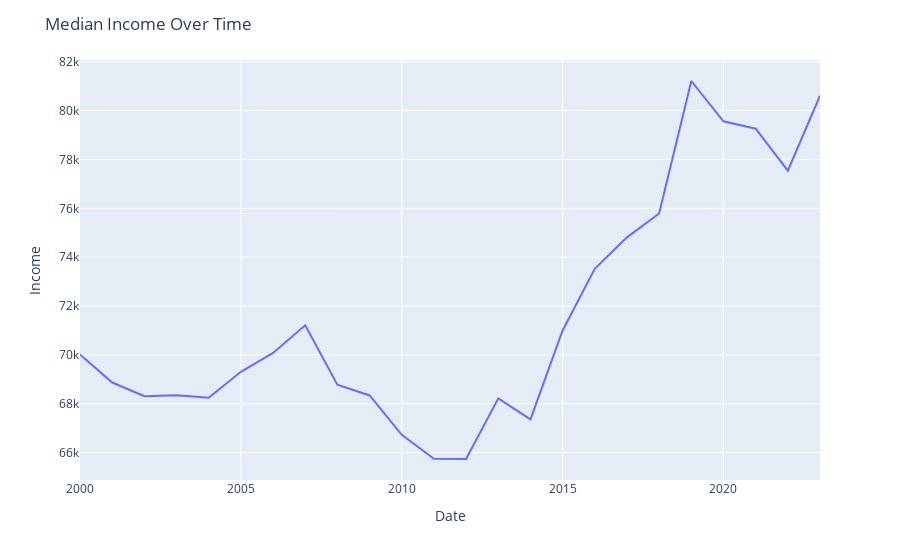

The notebook cell saved with this chart:
### Code cell
plot = px.line(current_income_data, x="date", y="income")
plot.update_layout(
    title="Median Income Over Time",
    xaxis_title="Date",
    yaxis_title="Income",
    )
plot.show()

### Figure 1 — Plotly figure (JSON) as saved in the notebook; plotly's stock layout.template omitted (floating-point values rounded to 4 significant figures)
{"data": [{"hovertemplate": "date=%{x}<br>income=%{y}<extra></extra>", "legendgroup": "", "line": {"color": "#636efa", "dash": "solid"}, "marker": {"symbol": "circle"}, "mode": "lines", "name": "", "orientation": "v", "showlegend": false, "type": "scatter", "x": ["2000-01-01T00:00:00", "2001-01-01T00:00:00", "2002-01-01T00:00:00", "2003-01-01T00:00:00", "2004-01-01T00:00:00", "2005-01-01T00:00:00", "2006-01-01T00:00:00", "2007-01-01T00:00:00", "2008-01-01T00:00:00", "2009-01-01T00:00:00", "2010-01-01T00:00:00", "2011-01-01T00:00:00", "2012-01-01T00:00:00", "2013-01-01T00:00:00", "2014-01-01T00:00:00", "2015-01-01T00:00:00", "2016-01-01T00:00:00", "2017-01-01T00:00:00", "2018-01-01T00:00:00", "2019-01-01T00:00:00", "2020-01-01T00:00:00", "2021-01-01T00:00:00", "2022-01-01T00:00:00", "2023-01-01T00:00:00"], "xaxis": "x", "y": [70020, 68870, 68310, 68350, 68250, 69310, 70080, 71210, 68780, 68340, 66730, 65750, 65740, 68220, 67360, 71000, 73520, 74810, 75790, 81210, 79560, 79260, 77540, 80610], "yaxis": "y"}], "layout": {"autosize": true, "legend": {"tracegroupgap": 0}, "margin": {"t": 60}, "title": {"text": "Median Income Over Time"}, "xaxis": {"anchor": "y", "autorange": true, "domain": [0, 1], "range": ["2000-01-01", "2023-01-01"], "title": {"text": "Date"}, "type": "date"}, "yaxis": {"anchor": "x", "autorange": true, "domain": [0, 1], "range": [64880.0, 82070.0], "title": {"text": "Income"}, "type": "linear"}}}
